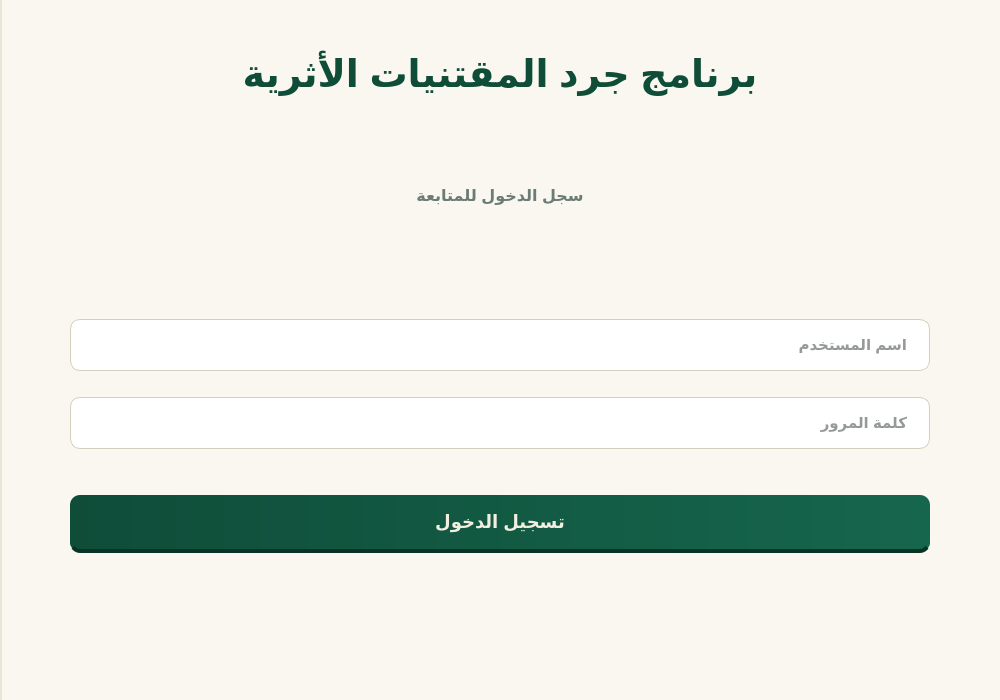
<?xml version="1.0" encoding="UTF-8"?>
<ui version="4.0">
 <class>Form</class>
 <widget class="QWidget" name="Form">
  <property name="geometry">
   <rect>
    <x>0</x>
    <y>0</y>
    <width>1000</width>
    <height>700</height>
   </rect>
  </property>
  <property name="windowTitle">
   <string>تسجيل الدخول</string>
  </property>
  <property name="styleSheet">
   <string notr="true">
    QWidget { font-family: 'Segoe UI', 'Roboto', sans-serif; }

    /* Right Panel Background */
    #loginPanel { 
        background-color: #F9F7F0; /* Soft Cream */
        border-left: 2px solid #EBE5D9;
    }

    /* Titles */
    #lblWelcome { 
        font-size: 38px; 
        font-weight: 800; 
        color: #0F4D39; /* Deep Emerald Green */
        margin-bottom: 10px; 
    }
    #lblSub { 
        font-size: 16px; 
        color: #6B7B75; /* Muted Green-Grey */
        font-weight: 500; 
        margin-bottom: 30px; 
    }

    /* Input Fields */
    QLineEdit { 
        border: 1px solid #D4CEBD; 
        border-radius: 10px; 
        padding: 15px 20px; 
        font-size: 15px; 
        background-color: #FFFFFF;
        color: #2C332F;
        font-weight: 600;
    }
    /* Focus State */
    QLineEdit:focus { 
        border: 2px solid #C5A059; /* Gold Accent */
        background-color: #FFFEFA;
    }

    /* Login Button */
    QPushButton { 
        /* Gradient from Emerald to a slightly lighter green */
        background-color: qlineargradient(spread:pad, x1:0, y0:0, x2:1, y2:0, stop:0 #0F4D39, stop:1 #16664D);
        color: #F3EFE0; /* Cream Text */
        font-size: 18px; 
        font-weight: bold; 
        border-radius: 10px; 
        padding: 16px; 
        border: none; 
        /* Subtle shadow */
        border-bottom: 4px solid #083326;
    }
    QPushButton:hover { 
        background-color: qlineargradient(spread:pad, x1:0, y0:0, x2:1, y2:0, stop:0 #16664D, stop:1 #1D8061);
        margin-top: 2px;
        border-bottom: 2px solid #083326; 
    }
    QPushButton:pressed { 
        margin-top: 4px; 
        border-bottom: none; 
        background-color: #0F4D39;
    }
    
    #errorLabel { color: #D32F2F; font-weight: 700; font-size: 14px; margin-top: 15px; }
   </string>
  </property>
  
  <layout class="QHBoxLayout" name="horizontalLayout">
   <property name="spacing"> <number>0</number> </property>
   <property name="leftMargin"> <number>0</number> </property>
   <property name="topMargin"> <number>0</number> </property>
   <property name="rightMargin"> <number>0</number> </property>
   <property name="bottomMargin"> <number>0</number> </property>
   
   <item>
    <widget class="QFrame" name="imagePanel">
     <property name="frameShape"> <enum>QFrame::NoFrame</enum> </property>
     <property name="styleSheet">
      <string notr="true">
       /* Optional: Adds a subtle dark overlay to the image panel to make the form pop */
       #imagePanel { background-color: rgba(15, 77, 57, 0.1); }
      </string>
     </property>
    </widget>
   </item>

   <item>
    <widget class="QFrame" name="loginPanel">
     <layout class="QVBoxLayout" name="verticalLayout">
      <property name="leftMargin"> <number>70</number> </property>
      <property name="rightMargin"> <number>70</number> </property>
      
      <item> <spacer name="topPush"> <property name="orientation"> <enum>Qt::Vertical</enum> </property> </spacer> </item>
      
      <item> <widget class="QLabel" name="lblWelcome"> <property name="text"> <string>برنامج جرد المقتنيات الأثرية</string> </property> <property name="alignment"> <set>Qt::AlignCenter</set> </property> </widget> </item>
      <item> <widget class="QLabel" name="lblSub"> <property name="text"> <string>سجل الدخول للمتابعة</string> </property> <property name="alignment"> <set>Qt::AlignCenter</set> </property> </widget> </item>
      
      <item> <spacer name="fixedSpace1"> <property name="orientation"> <enum>Qt::Vertical</enum> </property> <property name="sizeType"> <enum>QSizePolicy::Fixed</enum> </property> <property name="sizeHint" stdset="0"> <size> <width>20</width> <height>40</height> </size> </property> </spacer> </item>

      <item> <widget class="QLineEdit" name="usernameInput"> <property name="placeholderText"> <string>اسم المستخدم</string> </property> </widget> </item>
      
      <item> <spacer name="smallSpace"> <property name="orientation"> <enum>Qt::Vertical</enum> </property> <property name="sizeType"> <enum>QSizePolicy::Fixed</enum> </property> <property name="sizeHint" stdset="0"> <size> <width>20</width> <height>20</height> </size> </property> </spacer> </item>

      <item> <widget class="QLineEdit" name="passwordInput"> <property name="echoMode"> <enum>QLineEdit::Password</enum> </property> <property name="placeholderText"> <string>كلمة المرور</string> </property> </widget> </item>
      
      <item> <spacer name="fixedSpace2"> <property name="orientation"> <enum>Qt::Vertical</enum> </property> <property name="sizeType"> <enum>QSizePolicy::Fixed</enum> </property> <property name="sizeHint" stdset="0"> <size> <width>20</width> <height>40</height> </size> </property> </spacer> </item>

      <item> <widget class="QPushButton" name="loginBtn"> <property name="cursor"> <enum>Qt::PointingHandCursor</enum> </property> <property name="text"> <string>تسجيل الدخول</string> </property> </widget> </item>
      
      <item> <widget class="QLabel" name="errorLabel"> <property name="text"> <string/> </property> <property name="alignment"> <set>Qt::AlignCenter</set> </property> </widget> </item>
      
      <item> <spacer name="bottomPush"> <property name="orientation"> <enum>Qt::Vertical</enum> </property> </spacer> </item>
     </layout>
    </widget>
   </item>
  </layout>
 </widget>
</ui>
